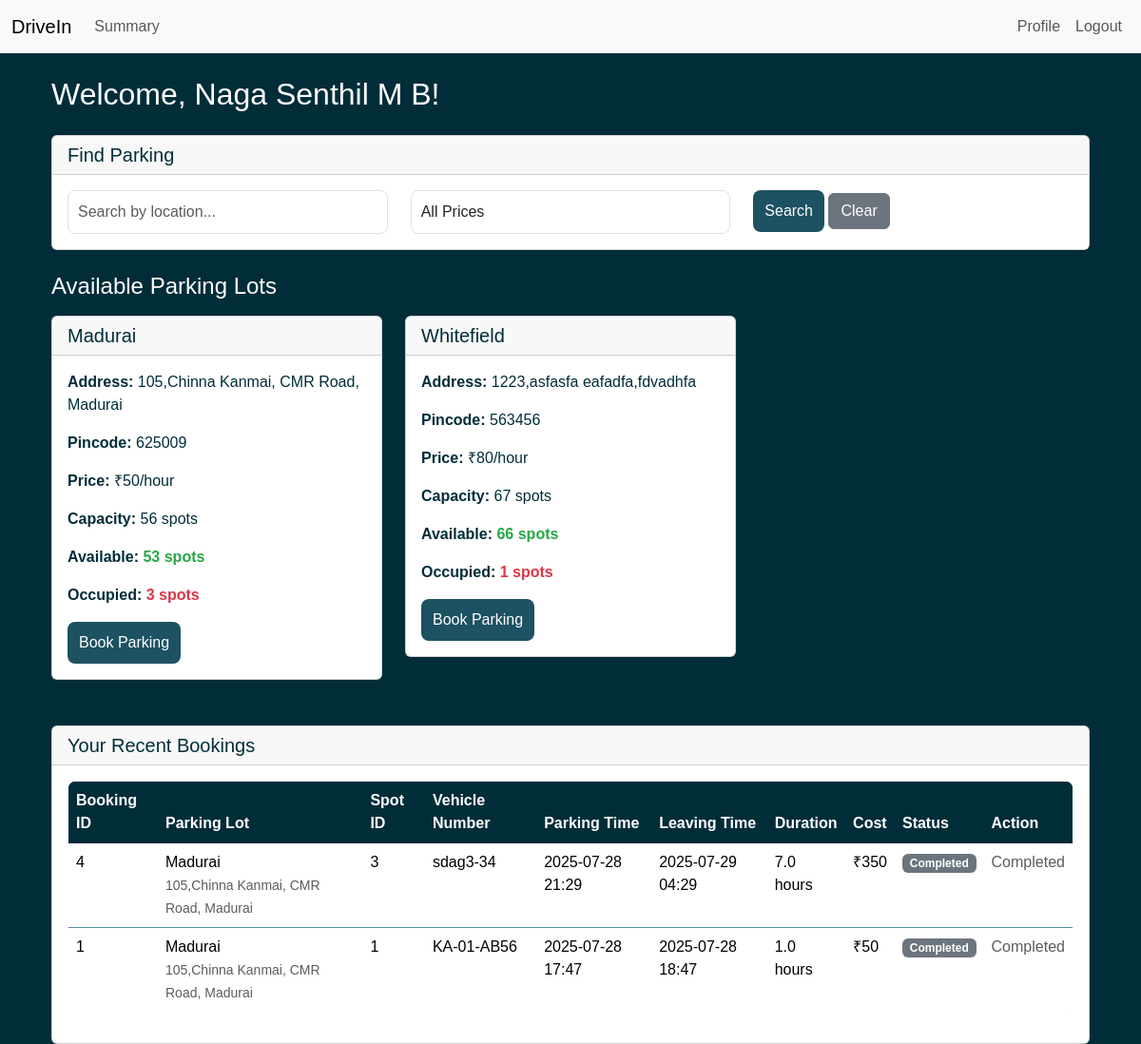
Screenshot of / (signed in) with the database file from the repository.
### models/models.py (models this page shows, shortened)
class User(db.Model):
    __tablename__ = 'user'
    username = db.Column(db.String(32), primary_key=True)
    password_hash = db.Column(db.String(512), nullable=False)
    fullname = db.Column(db.String(64), nullable=False)
    phonenumber = db.Column(db.String(10), nullable=False)
    address = db.Column(db.String(200), nullable=False)
    pincode = db.Column(db.String(6), nullable=False)
    is_admin = db.Column(db.Boolean, default=False)
    @property
    def password(self):
        raise AttributeError('Password is not a readable attribute')

class ParkingLot(db.Model):
    __tablename__ = 'parking_lot'
    lot_id = db.Column(db.Integer, primary_key=True)
    location = db.Column(db.String(200), nullable=False)
    price = db.Column(db.Integer, nullable=False)
    address = db.Column(db.String(200), nullable=False)
    pincode = db.Column(db.String(6), nullable=False)
    capacity = db.Column(db.Integer, nullable=False)
    spots = db.relationship('ParkingSpot', backref='lot', lazy=True)

class ReserveParkingSpot(db.Model):
    __tablename__ = 'reserve_parking_spot'
    id = db.Column(db.Integer, primary_key=True)
    spot_id = db.Column(db.Integer, db.ForeignKey('parking_spot.spot_id'), nullable=False)
    user_id = db.Column(db.String(32), db.ForeignKey('user.username'), nullable=False)
    parking_timestamp = db.Column(db.DateTime, nullable=False)
    leaving_timestamp = db.Column(db.DateTime, nullable=False)
    parking_cost = db.Column(db.Integer, nullable=False)
    vehicle_number = db.Column(db.String(20), nullable=False)

### controllers/routes.py (the view, shortened to what this page needs)
@app.route('/')
@authenticate
def index():
    if 'user' in session:
        user = User.query.filter_by(username=session['user']).first()
        if user.is_admin:
            return redirect(url_for('admin_dashboard'))
        else:
            lots = ParkingLot.query.all()
            for lot in lots:
                lot.available_spots = ParkingSpot.query.filter_by(lot_id=lot.lot_id, status='A').count()
                lot.occupied_spots = ParkingSpot.query.filter_by(lot_id=lot.lot_id, status='O').count()
            location_filter = request.args.get('location', '')
            price_range = request.args.get('price_range', '')
            if location_filter:
                lots = [lot for lot in lots if location_filter.lower() in lot.location.lower() or location_filter.lower() in lot.address.lower()]
            user_bookings = ReserveParkingSpot.query.filter_by(user_id=session['user']).order_by(ReserveParkingSpot.parking_timestamp.desc()).all()
            for booking in user_bookings:
                spot = ParkingSpot.query.get(booking.spot_id)
                if spot:
                    booking.parking_lot = ParkingLot.query.get(spot.lot_id)
            total_bookings = len(user_bookings)
            active_bookings = sum(1 for booking in user_bookings if booking.leaving_timestamp > datetime.now())
            total_spent = sum(booking.parking_cost for booking in user_bookings)
            user_stats = {
                'total_bookings': total_bookings,
                'active_bookings': active_bookings,
                'total_spent': total_spent
            }
            return render_template('index.html', user=user, parking_lots=lots, user_stats=user_stats, user_bookings=user_bookings, now=datetime.now())
    else:
        flash("Please login to continue!")
        return redirect(url_for('login'))

### controllers/routes.py (called while the page is built)
def authenticate(func):
    @wraps(func)
    def inner_function(*args, **kwargs):
        if 'user' not in session:
            flash("Please login to continue!")
            return redirect(url_for('login'))
        return func(*args, **kwargs)
    return inner_function

### templates/index.html (shortened to what this page needs)
{% extends "base.html" %}
{% block content %}
<div class="container mt-4">
    <div class="row">
        <div class="col-12">
            <h2 class="text-white mb-4">Welcome, {{ user.fullname }}!</h2>
        </div>
    </div>
    <div class="row mb-4">
        <div class="col-12">
            <div class="card">
                <div class="card-header">
                    <h5 class="mb-0">Find Parking</h5>
                </div>
                <div class="card-body">
                    <form method="GET" action="{{ url_for('index') }}">
                        <div class="row">
                            <div class="col-md-4">
                                <input type="text" class="form-control" name="location" placeholder="Search by location..." value="{{ request.args.get('location', '') }}">
                            </div>
                            <div class="col-md-4">
                                <select class="form-control" name="price_range">
                                    <option value="">All Prices</option>
                                </select>
                            </div>
                            <div class="col-md-4">
                                <button type="submit" class="btn btn-custom">Search</button>
                                <a href="{{ url_for('index') }}" class="btn btn-secondary">Clear</a>
                            </div>
                        </div>
                    </form>
                </div>
            </div>
        </div>
    </div>
    <div class="row">
        <div class="col-12">
            <h4 class="text-white mb-3">Available Parking Lots</h4>
        </div>
    </div>
    {% if parking_lots %}
    <div class="row">
        {% for lot in parking_lots %}
        <div class="col-md-6 col-lg-4 mb-4">
            <div class="card parking-card">
                <div class="card-header">
                    <h5 class="card-title mb-0">{{ lot.location }}</h5>
                </div>
                <div class="card-body">
                    <p><strong>Address:</strong> {{ lot.address }}</p>
                    <p><strong>Pincode:</strong> {{ lot.pincode }}</p>
                    <p><strong>Price:</strong> ₹{{ lot.price }}/hour</p>
                    <p><strong>Capacity:</strong> {{ lot.capacity }} spots</p>
                    <p><strong>Available:</strong>
                        <span class="status-available">{{ lot.available_spots }} spots</span>
                    </p>
                    <p><strong>Occupied:</strong>
                        <span class="status-occupied">{{ lot.occupied_spots }} spots</span>
                    </p>
                    {% if lot.available_spots > 0 %}
                    <a href="{{ url_for('book_parking', lot_id=lot.lot_id) }}" class="btn btn-custom">Book Parking</a>
                    {% else %}
                    <button class="btn btn-secondary btn-sm" disabled>
                        No Spots Available
                    </button>
                    {% endif %}
                </div>
            </div>
        </div>
        {% endfor %}
    </div>
    {% endif %}
    <div class="row mt-4">
        <div class="col-12">
            <div class="card">
                <div class="card-header">
                    <h5 class="mb-0">Your Recent Bookings</h5>
                </div>
                <div class="card-body">
                    {% if user_bookings %}
                        <div class="table-responsive">
                            <table class="table table-custom">
                                <thead>
                                    <tr>
                                        <th>Booking ID</th>
                                        <th>Parking Lot</th>
                                        <th>Spot ID</th>
                                        <th>Vehicle Number</th>
                                        <th>Parking Time</th>
                                        <th>Leaving Time</th>
                                        <th>Duration</th>
                                        <th>Cost</th>
                                        <th>Status</th>
                                        <th>Action</th>
                                    </tr>
                                </thead>
                                <tbody>
                                    {% for booking in user_bookings %}
                                        <tr>
                                            <td>{{ booking.id }}</td>
                                            <td>
                                                {% if booking.parking_lot %}
                                                    {{ booking.parking_lot.location }}<br>
                                                    <small class="text-muted">{{ booking.parking_lot.address }}</small>
                                                {% else %}
                                                    <span class="text-muted">Lot not found</span>
                                                {% endif %}
                                            </td>
                                            <td>{{ booking.spot_id }}</td>
                                            <td>{{ booking.vehicle_number }}</td>
                                            <td>{{ booking.parking_timestamp.strftime('%Y-%m-%d %H:%M') }}</td>
                                            <td>{{ booking.leaving_timestamp.strftime('%Y-%m-%d %H:%M') }}</td>
                                            <td>
                                                {% set duration = (booking.leaving_timestamp - booking.parking_timestamp).total_seconds() / 3600 %}
                                                {% if duration <= 0 %}
                                                    <span class="text-muted">Not Used</span>
                                                {% else %}
                                                    {{ "%.1f"|format(duration) }} hours
                                                {% endif %}
                                            </td>
                                            <td>₹{{ booking.parking_cost }}</td>
                                            <td>
                                                {% if booking.leaving_timestamp > now %}
                                                    <span class="badge bg-success">Active</span>
                                                {% else %}
                                                    <span class="badge bg-secondary">Completed</span>
                                                {% endif %}
                                            </td>
                                            <td>
                                                {% if booking.leaving_timestamp > now %}
                                                    <form method="POST" action="{{ url_for('release_spot', booking_id=booking.id) }}" style="display: inline;">
                                                        <button type="submit" class="btn btn-danger btn-sm" onclick="return confirm('Are you sure you want to release this parking spot?')">
                                                            Release Spot
                                                        </button>
                                                    </form>
                                                {% else %}
                                                    <span class="text-muted">Completed</span>
                                                {% endif %}
                                            </td>
                                        </tr>
                                    {% endfor %}
                                </tbody>
                            </table>
                        </div>
                    {% else %}
                        <div class="alert alert-info">
                            <h6>No bookings found</h6>
                            <p class="mb-0">You haven't made any parking bookings yet. Book your first parking spot above!</p>
                        </div>
                    {% endif %}
                </div>
            </div>
        </div>
    </div>
</div>
{% endblock %}

### templates/base.html (shortened to what this page needs)
<!DOCTYPE html>
<html lang="en">
<head>
    <link href="https://cdn.jsdelivr.net/npm/bootstrap@5.3.7/dist/css/bootstrap.min.css" rel="stylesheet">
</head>
<body>
    {% include "navbar.html" %}
    <div class="container">
        {% block content %}
        {% endblock %}
    </div>
</body>
</html>

### templates/navbar.html (shortened to what this page needs)
<nav class="navbar navbar-expand-lg bg-body-tertiary">
  <div class="container-fluid">
    {% if session.get('is_admin') %}
      <a class="navbar-brand" href="{{ url_for('admin_dashboard') }}">DriveIn</a>
    {% else %}
      <a class="navbar-brand" href="{{ url_for('index') }}">DriveIn</a>
    {% endif %}
    <div class="collapse navbar-collapse" id="navbarNav">
      {% if session.get('user') and not session.get('is_admin') %}
      <ul class="navbar-nav">
        <li class="nav-item">
          <a class="nav-link" href="{{ url_for('user_summary') }}">Summary</a>
        </li>
      </ul>
      {% endif %}
      {% if session.get('user') %}
      <ul class="navbar-nav ms-auto">
        <li class="nav-item">
          <a class="nav-link" href="{{ url_for('profile') }}">Profile</a>
        </li>
        <li class="nav-item">
          <a class="nav-link" href="{{ url_for('logout') }}">Logout</a>
        </li>
      </ul>
      {% endif %}
    </div>
  </div>
</nav>

### templates/base.html (style rules this page uses)
body { background-color: #012d39; font-family: 'Arial', sans-serif; color: white; }
.form-control { border-radius: 8px; padding: 10px; font-size: 16px; }
.btn-custom { background-color: #1d5262; color: white; border: none; border-radius: 8px; padding-top: 10px; padding-bottom: 10px; }
.table-custom { background-color: white; border-radius: 8px; overflow: hidden; border: 1px solid; border-color: #4f8da0; }
.table-custom thead { background-color: #012d39; color: white; }
.table-custom thead th { background-color: #012d39; color: white; border-color: #012d39; }
.table-custom tbody tr:nth-child(even) { background-color: #f8f9fa; }

### templates/index.html (style rules this page uses)
body { background-color: #012d39; font-family: 'Arial', sans-serif; }
.parking-card { transition: transform 0.2s; color: #012d39; }
.card-header, .card-body { color: #012d39; }
.status-available { color: #28a745; font-weight: bold; }
.status-occupied { color: #dc3545; font-weight: bold; }

### rows the page displays
User: fullname "Naga Senthil M B"
ParkingLot: location "Madurai", address "105,Chinna Kanmai, CMR Road, Madurai", pincode "625009", price "50", capacity "56", available_spots "53", occupied_spots "3"
ParkingLot: location "Whitefield", address "1223,asfasfa eafadfa,fdvadhfa", pincode "563456", price "80", capacity "67", available_spots "66", occupied_spots "1"
ReserveParkingSpot: id "4", parking_lot.location "Madurai", parking_lot.address "105,Chinna Kanmai, CMR Road, Madurai", spot_id "3", vehicle_number "sdag3-34", parking_timestamp "2025-07-28 21:29", leaving_timestamp "2025-07-29 04:29", duration "7.0", parking_cost "350", shows "Completed"
ReserveParkingSpot: id "1", parking_lot.location "Madurai", parking_lot.address "105,Chinna Kanmai, CMR Road, Madurai", spot_id "1", vehicle_number "KA-01-AB56", parking_timestamp "2025-07-28 17:47", leaving_timestamp "2025-07-28 18:47", duration "1.0", parking_cost "50", shows "Completed"
